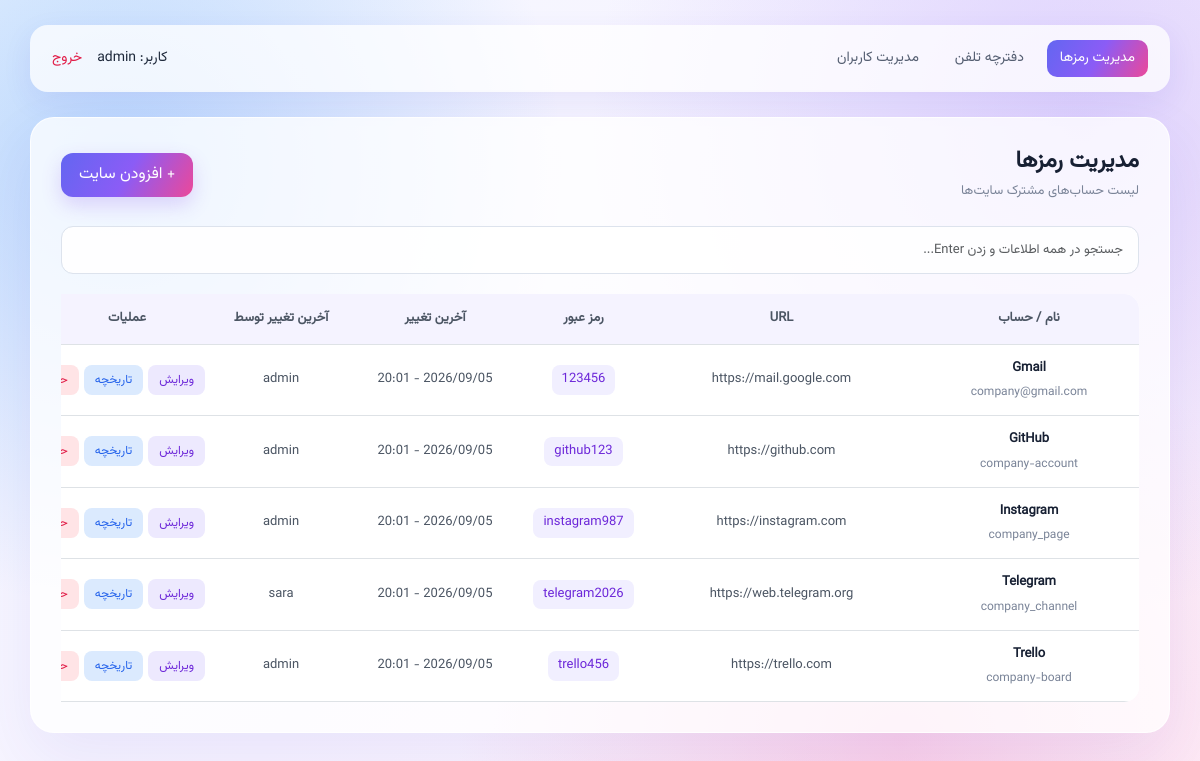
The page / (signed in) on the database its author committed.
### tables this page shows
CREATE TABLE IF NOT EXISTS sites (
    id INT UNSIGNED NOT NULL AUTO_INCREMENT,
    url VARCHAR(500) NOT NULL,
    url_name VARCHAR(255) NOT NULL,
    account VARCHAR(255) NOT NULL,
    password VARCHAR(255) NOT NULL,
    last_modified_time DATETIME NULL,
    modified_by_user_id INT UNSIGNED NULL,
    PRIMARY KEY (id),
    KEY idx_sites_modified_by (modified_by_user_id),
    CONSTRAINT fk_sites_modified_by FOREIGN KEY (modified_by_user_id) REFERENCES users(id) ON DELETE SET NULL ON UPDATE CASCADE
);

CREATE TABLE IF NOT EXISTS users (
    id INT UNSIGNED NOT NULL AUTO_INCREMENT,
    username VARCHAR(100) NOT NULL,
    password VARCHAR(255) NOT NULL,
    role VARCHAR(20) NOT NULL DEFAULT 'User',
    PRIMARY KEY (id),
    UNIQUE KEY uq_users_username (username),
    CONSTRAINT chk_users_role CHECK (role IN ('Admin','User'))
);

### config/auth.php (called while the page is built, shortened)
<?php
function current_username(): string { return (string)($_SESSION['username'] ?? ''); }
function current_role(): string {
    $role = (string)($_SESSION['role'] ?? 'User');
    return strcasecmp($role, 'Admin') === 0 ? 'Admin' : 'User';
}

### index.php (the view, shortened to what this page needs)
<?php
$db = db();
$sql = "SELECT s.id, s.url, s.url_name, s.account, s.password, s.last_modified_time, u.username AS modified_by
        FROM sites s
        LEFT JOIN users u ON u.id = s.modified_by_user_id
        ORDER BY s.id ASC";
$result = $db->query($sql);
$sites = $result ? $result->fetch_all(MYSQLI_ASSOC) : [];
?>
<!DOCTYPE html>
<html lang="fa" dir="rtl">
<head>
    <link rel="stylesheet" href="assets/css/bootstrap.rtl.min.css">
    <link rel="stylesheet" href="assets/css/index.css">
</head>
<body>
<div class="top-menu">
    <div class="menu-links">
        <a href="index.php" class="active">مدیریت رمزها</a>
        <a href="phonebook.php">دفترچه تلفن</a>
        <?php if (current_role() === 'Admin'): ?>
        <a href="users.php" id="usersMenu" class="admin-menu">مدیریت کاربران</a>
        <?php endif; ?>
    </div>
    <div class="user-part">
        <span id="currentUser">کاربر: <?= htmlspecialchars(current_username(), ENT_QUOTES, 'UTF-8') ?></span>
        <a href="logout.php" class="logout" id="logoutBtn">خروج</a>
    </div>
</div>
<div class="main-box">
    <div class="page-title">
        <div>
            <h2>مدیریت رمزها</h2>
            <p>لیست حساب‌های مشترک سایت‌ها</p>
        </div>
        <button type="button" class="btn add-btn" id="addBtn">+ افزودن سایت</button>
    </div>
    <div class="search-box">
        <input type="text" id="search" class="form-control search-input" placeholder="جستجو در همه اطلاعات و زدن Enter...">
    </div>
    <div class="table-responsive">
        <table class="table password-table">
            <colgroup>
                <col class="col-site"><col class="col-url"><col class="col-password"><col class="col-date"><col class="col-user"><col class="col-actions">
            </colgroup>
            <thead>
                <tr>
                    <th>نام / حساب</th>
                    <th>URL</th>
                    <th>رمز عبور</th>
                    <th>آخرین تغییر</th>
                    <th>آخرین تغییر توسط</th>
                    <th>عملیات</th>
                </tr>
            </thead>
            <tbody id="siteList">
                <?php foreach ($sites as $s): ?>
                <tr data-id="<?= (int)$s['id'] ?>">
                    <td class="site-account"><strong class="site-name"><?= htmlspecialchars($s['url_name'], ENT_QUOTES, 'UTF-8') ?></strong><span class="account-text"><?= htmlspecialchars($s['account'], ENT_QUOTES, 'UTF-8') ?></span></td>
                    <td class="url-cell"><?= htmlspecialchars($s['url'], ENT_QUOTES, 'UTF-8') ?></td>
                    <td><span class="password"><?= htmlspecialchars($s['password'], ENT_QUOTES, 'UTF-8') ?></span></td>
                    <td><?= $s['last_modified_time'] ? htmlspecialchars(date('Y/m/d - H:i', strtotime($s['last_modified_time'])), ENT_QUOTES, 'UTF-8') : '-' ?></td>
                    <td><?= htmlspecialchars($s['modified_by'] ?? '-', ENT_QUOTES, 'UTF-8') ?></td>
                    <td class="action-cell"><button class="btn edit-btn">ویرایش</button><button class="btn history-btn">تاریخچه</button><button class="btn delete-btn">حذف</button></td>
                </tr>
                <?php endforeach; ?>
            </tbody>
        </table>
    </div>
</div>
</body>
</html>

### assets/css/index.css (style rules this page uses)
* { box-sizing: border-box; }
body { margin: 0; min-height: 100vh; font-family: "Vazirmatn", Tahoma, sans-serif; color: #1e293b; background: radial-gradient( circle at 10% 20%, rgba(96, 165, 250, 0.40), transparent 35% ), radial-gradient( circle at 90% 15%, rgba(167, 139, 250, 0.32), transparent 38% ), radial-gradient( circle at 75% 90%, rgba(244, 114, 182, 0.28), transparent 38% ), linear-gradient( 135deg, #f5f9ff, #f7f3ff, #fff4fa ); }
.top-menu { width: calc(100% - 60px); margin: 25px auto 0; padding: 15px 22px; display: flex; justify-content: space-between; align-items: center; background-color: rgba(255, 255, 255, 0.76); border-radius: 18px; box-shadow: 0 10px 30px rgba(67, 56, 202, 0.08); }
.menu-links { display: flex; gap: 10px; }
.menu-links a { padding: 8px 13px; text-decoration: none; color: #555f72; font-size: 14px; border-radius: 10px; }
.menu-links .active { color: white; background: linear-gradient( 120deg, #6366f1, #8b5cf6, #ec4899 ); }
.user-part { display: flex; align-items: center; gap: 15px; font-size: 14px; }
.logout { color: #e11d48; text-decoration: none; }
.main-box { width: calc(100% - 60px); margin: 25px auto; padding: 30px; background-color: rgba(255, 255, 255, 0.76); border: 1px solid rgba(255, 255, 255, 0.8); border-radius: 24px; box-shadow: 0 25px 65px rgba(67, 56, 202, 0.08); }
.page-title { margin-bottom: 25px; display: flex; justify-content: space-between; align-items: center; }
.page-title h2 { margin: 0; color: #172033; font-size: 23px; font-weight: 800; }
.page-title p { margin-top: 6px; margin-bottom: 0; color: #7a8498; font-size: 13px; }
.add-btn { padding: 10px 18px; font-family: "Vazirmatn", sans-serif; color: white; border: none; border-radius: 12px; background: linear-gradient( 120deg, #6366f1, #8b5cf6, #ec4899 ); box-shadow: 0 8px 20px rgba(124, 58, 237, 0.20); }
.search-box { margin-bottom: 20px; }
.search-input { height: 48px; padding: 10px 15px; font-family: "Vazirmatn", sans-serif; font-size: 13px; border: 1px solid #dde3ed; border-radius: 12px; background-color: rgba(255, 255, 255, 0.9); }
.password-table { width: 100%; min-width: 1100px; margin-bottom: 0; table-layout: fixed; background-color: white; border-radius: 15px; overflow: hidden; }
.password-table .col-site { width: 20%; }
.password-table .col-url { width: 25%; }
.password-table .col-password { width: 11%; }
.password-table .col-date { width: 16%; }
.password-table .col-user { width: 12%; }
.password-table .col-actions { width: 16%; }
.password-table th { padding: 15px 10px; text-align: center !important; vertical-align: middle !important; color: #4b5563; background-color: #f5f3ff; font-size: 13px; font-weight: 700; white-space: nowrap; }
.password-table td { padding: 14px 10px; text-align: center !important; vertical-align: middle !important; color: #4b5563; font-size: 13px; }
.site-account { text-align: center !important; }
.site-name { display: block; width: 100%; margin-bottom: 5px; text-align: center !important; color: #172033; font-weight: 700; }
.account-text { display: block; width: 100%; text-align: center !important; direction: ltr; color: #7a8498; font-size: 12px; white-space: normal; overflow-wrap: anywhere; }
.url-cell { text-align: center !important; direction: ltr; white-space: normal !important; overflow-wrap: anywhere; word-break: break-word; }
.password { display: inline-block; padding: 5px 10px; text-align: center; color: #6d28d9; background-color: #f1efff; border-radius: 8px; }
.action-cell { text-align: center !important; white-space: nowrap; }
.edit-btn, .history-btn, .delete-btn { padding: 6px 11px; font-family: "Vazirmatn", sans-serif; font-size: 12px; border: none; border-radius: 8px; }
.edit-btn { color: #6d28d9; background-color: #ede9fe; }
.history-btn { margin-right: 5px; color: #2563eb; background-color: #dbeafe; }
.delete-btn { margin-right: 5px; color: #e11d48; background-color: #ffe4e6; }

### rows shown on the page
sites: url_name "Gmail", account "company@gmail.com", url "https://mail.google.com", password "123456", last_modified_time "2026/09/05 - 20:01", modified_by_user.username "admin"
sites: url_name "GitHub", account "company-account", url "https://github.com", password "github123", last_modified_time "2026/09/05 - 20:01", modified_by_user.username "admin"
sites: url_name "Instagram", account "company_page", url "https://instagram.com", password "instagram987", last_modified_time "2026/09/05 - 20:01", modified_by_user.username "admin"
sites: url_name "Telegram", account "company_channel", url "https://web.telegram.org", password "telegram2026", last_modified_time "2026/09/05 - 20:01", modified_by_user.username "sara"
sites: url_name "Trello", account "company-board", url "https://trello.com", password "trello456", last_modified_time "2026/09/05 - 20:01", modified_by_user.username "admin"

### other values the page prints
current_username() "admin"
